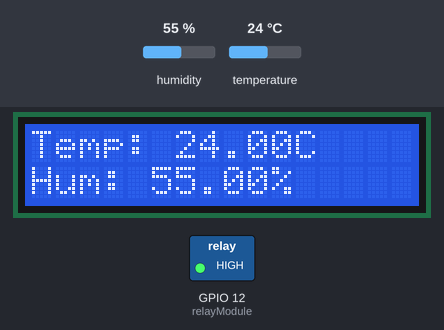
A program run on a simulated ESP32. On the bench: 16×2 character LCD, switched loads named in the program (green lamp = pin HIGH). The inputs (shaded band) are chosen by the test bench; at power-on: temperature 24 °C, humidity 55 %. What the program prints to the serial monitor is not drawn.

Above: at 1.7 s.
1.8 s: temperature set to 23.3 °C
At 3.3 s:
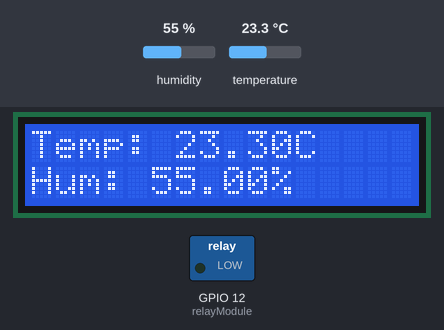
3.6 s: humidity set to 22 %
At 4.8 s:
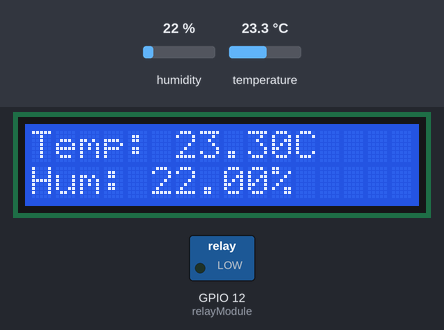
5.6 s: humidity set to 40 %
At 7.3 s:
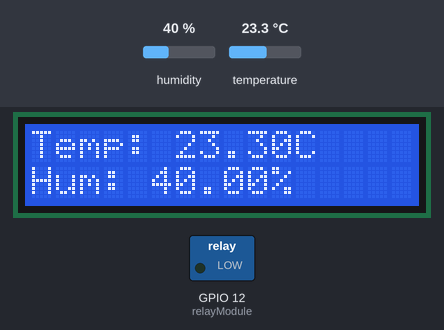
7.7 s: temperature set to 12 °C
At 8.7 s:
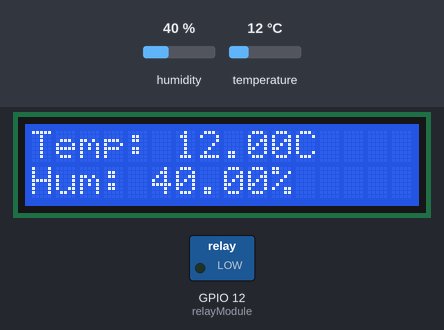
Timing chart, 0 to 10.7 s (numbered marks = the images above; inputs shaded):
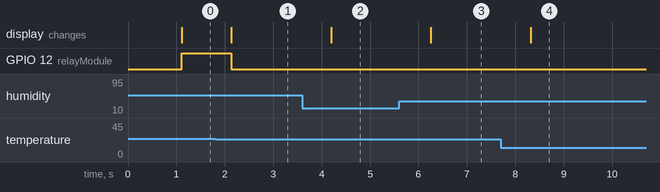

Measured:
- the behaviour switches between 24 and 23.9 °C on temperature (found by bisection; images 0 and 1)
- after the input at 1.8 s, GPIO 12 (relayModule): HIGH → LOW after 0.34 s; the display: changes after 0.34 s (image 1)
- after the input at 3.6 s, the display: changes after 0.60 s (image 2)
- after the input at 5.6 s, the display: changes after 0.66 s (image 3)
- after the input at 7.7 s, the display: changes after 0.62 s (image 4)

The program:

main.cpp
```cpp
#include <Arduino.h>
#include <Adafruit_Sensor.h>
#include <DHT.h>
#include <DHT_U.h>
#include <LiquidCrystal_I2C.h>

// Define the GPIO pin and their connections
#define DHTPIN 23
#define DHTTYPE DHT22
#define relayModule 12
#define I2C_SDA 21
#define I2C_SCL 22

// Create an object of the DHTesp class
DHT_Unified dht(DHTPIN, DHTTYPE);

// set the LCD address to 0x27 for a 16 chars and 2 line display
LiquidCrystal_I2C lcd(0x27, 16, 2);

void setup()
{
  Serial.begin(115200);
  // Initialize device.
  dht.begin();
  Serial.println(F("DHT22 Sensor Test"));
  pinMode(relayModule, OUTPUT);
  Serial.println("LED Control Example");
  // initialize the lcd to use user defined I2C pins
  lcd.init(I2C_SDA, I2C_SCL);
  lcd.backlight();
  lcd.print("Initializing...");
  // Print temperature sensor details.
  sensor_t sensor;
}

void relayOutput(bool condition)
{
  if (condition)
  {
    digitalWrite(relayModule, HIGH);
    Serial.println("Condition met, LED is ON");
  }
  else
  {
    digitalWrite(relayModule, LOW);
    Serial.println("Condition not met, LED is OFF");
  }
}

void loop()
{
  //Measurement
  delay(1000);
  // Get temperature and humidity event and print its value.
  sensors_event_t event;

  dht.temperature().getEvent(&event);
  float temperature = event.temperature;

  dht.humidity().getEvent(&event);
  float relative_humidity = event.relative_humidity;

  if (isnan(temperature) || isnan(relative_humidity))
  {
    Serial.println(F("Error reading data!"));
  }
  else
  {
    Serial.print(F("Temperature: "));
    Serial.print(temperature);
    Serial.println(F("°C"));
    Serial.print(F("Humidity: "));
    Serial.print(relative_humidity);
    Serial.println(F("%"));
  };

  lcd.clear();
  lcd.setCursor(0, 0);
  lcd.print("Temp: ");
  lcd.print(temperature);
  lcd.print("C");

  lcd.setCursor(0, 1);
  lcd.print("Hum: ");
  lcd.print(relative_humidity);
  lcd.print("%");

  bool tempCondition = temperature >= 24;

  relayOutput(tempCondition);
};
```
